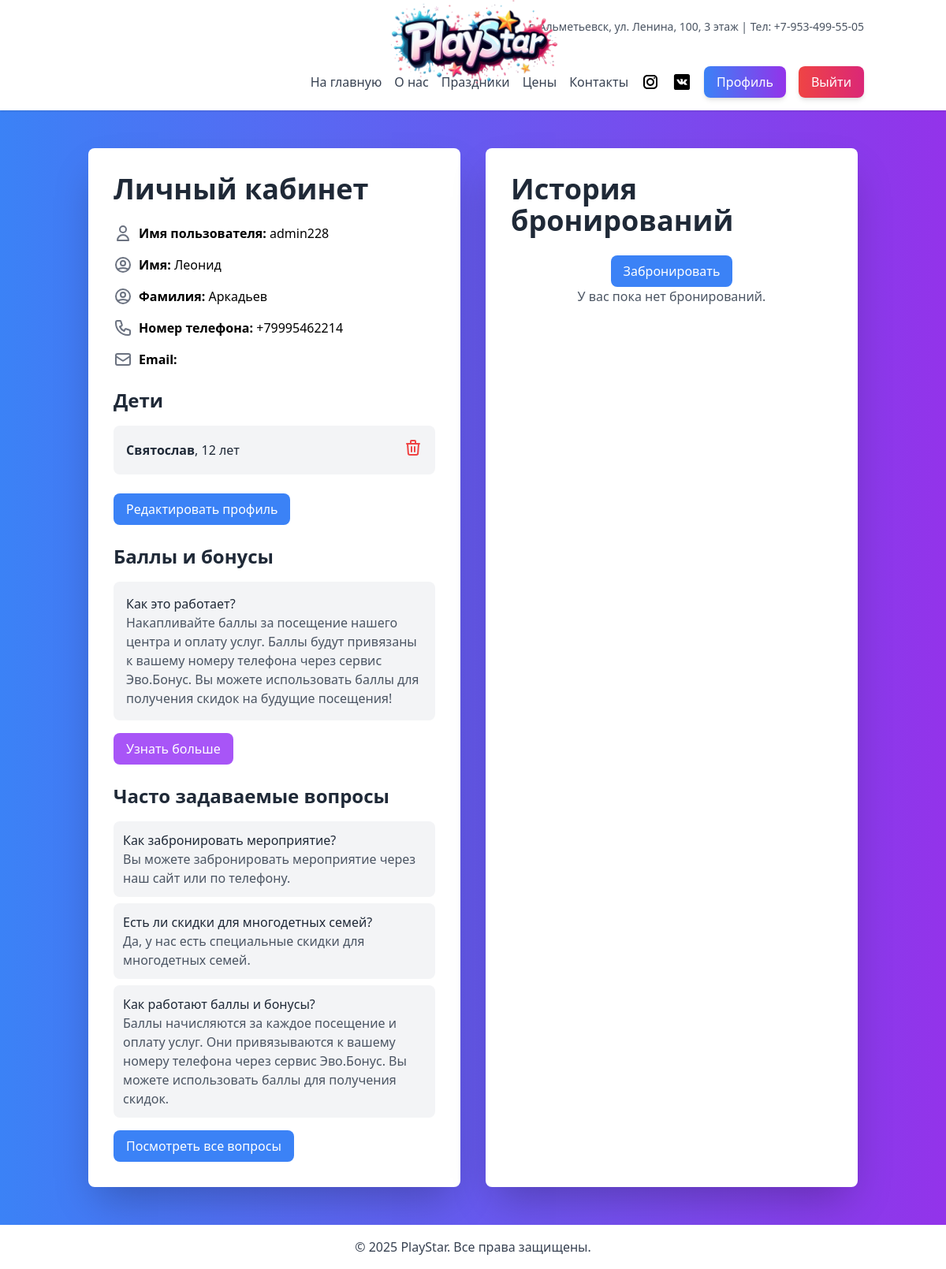
The app's page /accounts/profile/ (signed in), older data.
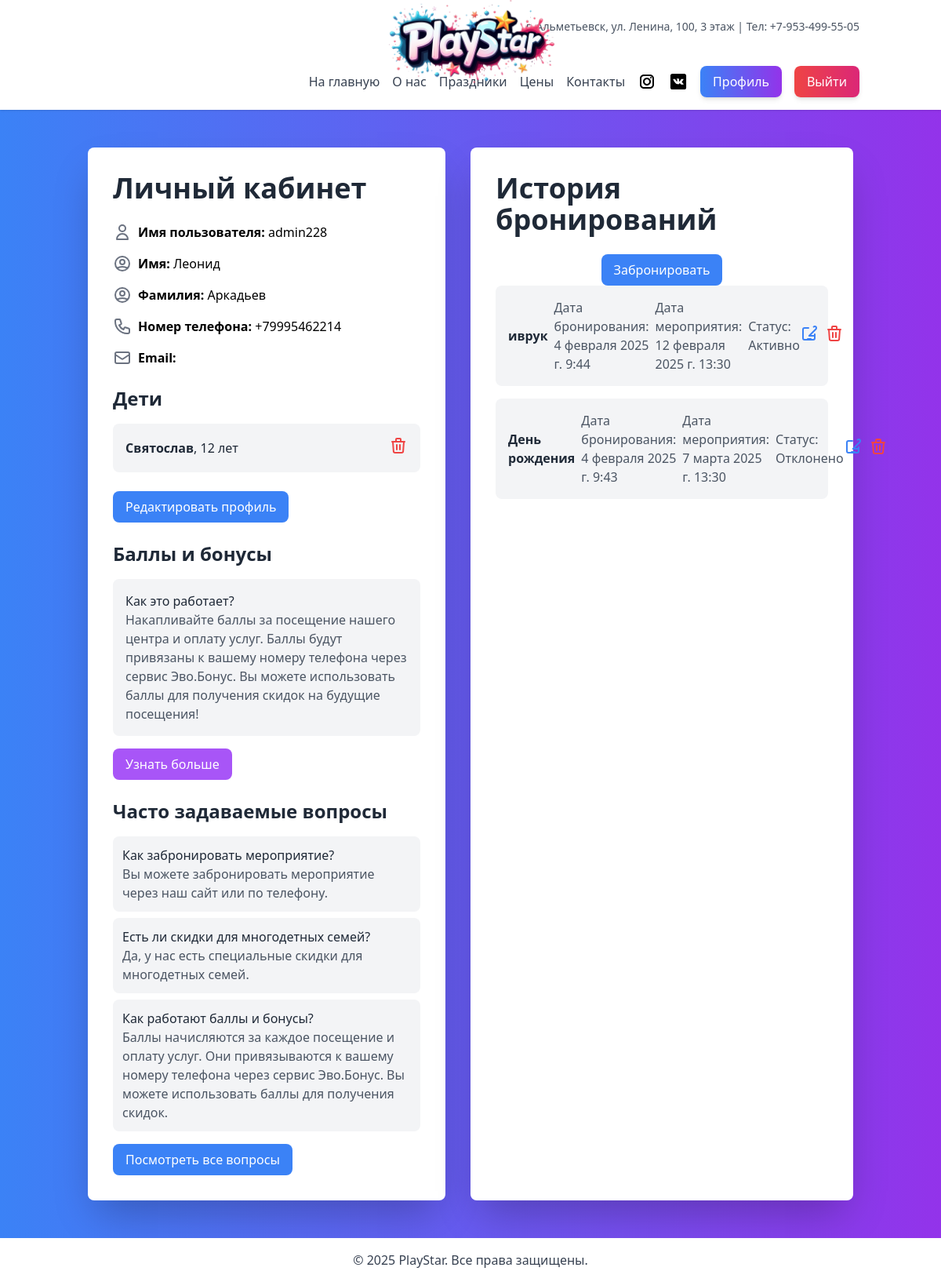
The same page, newer data.
### main/models.py (models this page shows, shortened)
class CustomUser(AbstractUser):
    ROLE_CHOICES = [
        ('CLIENT', 'Клиент'),
        ('STAFF', 'Сотрудник'),
        ('MANAGER', 'Менеджер'),
        ('ADMIN', 'Администратор'),
    ]
    phone_number = models.CharField(max_length=15, unique=True, verbose_name="Номер телефона")
    role = models.CharField(
        max_length=10,
        choices=ROLE_CHOICES,
        default='CLIENT',  # По умолчанию роль "Клиент"
        verbose_name='Роль'
    )

class Child(models.Model):
    profile = models.ForeignKey(Profile, on_delete=models.CASCADE, related_name='children')
    name = models.CharField(max_length=100, verbose_name="Имя ребенка")
    age = models.PositiveIntegerField(verbose_name="Возраст ребенка")
    birthdate = models.DateField(verbose_name="Дата рождения", blank=True, null=True)  # Добавлено поле birthdate
    gender = models.CharField(max_length=10, choices=[('M', 'Male'), ('F', 'Female')], verbose_name="Пол", blank=True, null=True)  # Добавлено поле gender

### bookings/models.py (models this page shows, shortened)
class Booking(models.Model):
    user = models.ForeignKey(settings.AUTH_USER_MODEL, on_delete=models.CASCADE, related_name='bookings')
    event_name = models.CharField(max_length=255, verbose_name='Название мероприятия')
    booking_date = models.DateTimeField(auto_now_add=True, verbose_name='Дата бронирования')
    event_date = models.DateTimeField(verbose_name='Дата мероприятия')
    status = models.CharField(max_length=50, blank=True, null=True, default='Активно', verbose_name='Статус')
    children_count = models.PositiveIntegerField(default=1, blank=True, null=True, verbose_name='Количество детей')
    comment = models.TextField(max_length=255, blank=True, null=True, verbose_name='Комментарий')
    edited_by = models.CharField(max_length=50, blank=True, null=True, verbose_name='Отредактировано')  # Новое поле
    class Meta:
        verbose_name = 'Бронирование'
        verbose_name_plural = 'Бронирования'

### accounts/views.py (the view)
# urls.py: path('profile/', profile, name='profile'),
@login_required
def profile(request):
    user = request.user
    if not hasattr(user, 'profile'):
        Profile.objects.create(user=user)
    bookings = Booking.objects.filter(user=user).order_by('-booking_date')[:5]
    if request.method == 'POST' and 'create_booking' in request.POST:
        booking_form = BookingForm(request.POST)
        if booking_form.is_valid():
            booking = booking_form.save(commit=False)
            booking.user = user  # Привязываем бронирование к текущему пользователю
            booking.save()
            messages.success(request, 'Бронирование успешно создано.')
            return redirect('profile')
        else:
            messages.error(request, 'Ошибка при создании бронирования.')
    else:
        booking_form = BookingForm()
    context = {
        'user': user,
        'bookings': bookings,
        'booking_form': booking_form,  # Передаем форму для создания бронирования
    }
    return render(request, 'accounts/profile.html', context)

### main/templatetags/group_check.py (called while the page is built)
@register.filter(name='has_group')
def has_group(user, group_name):
    if hasattr(user, 'groups'):
        return user.groups.filter(name=group_name).exists()
    return False

### accounts/templates/accounts/profile.html (shortened to what this page needs)
{% extends 'base.html' %}
{% load group_check %}
{% block content %}
<div class="flex space-x-8 max-w-6xl mx-auto">
    <div class="w-1/2 bg-white p-8 rounded-lg shadow-2xl">
        <h2 class="text-4xl font-bold text-gray-800 mb-6">Личный кабинет</h2>
        <div class="space-y-4 text-left">
            <div class="flex items-center space-x-2">
                <svg class="w-6 h-6 text-gray-500" fill="none" stroke="currentColor" viewBox="0 0 24 24">
                    <path stroke-linecap="round" stroke-linejoin="round" stroke-width="2" d="M16 7a4 4 0 11-8 0 4 4 0 018 0zM12 14a7 7 0 00-7 7h14a7 7 0 00-7-7z"></path>
                </svg>
                <p><strong>Имя пользователя:</strong> {{ user.username }}</p>
            </div>
            <div class="flex items-center space-x-2">
                <svg class="w-6 h-6 text-gray-500" fill="none" stroke="currentColor" viewBox="0 0 24 24">
                    <path stroke-linecap="round" stroke-linejoin="round" stroke-width="2" d="M5.121 17.804A13.937 13.937 0 0112 16c2.5 0 4.847.655 6.879 1.804M15 10a3 3 0 11-6 0 3 3 0 016 0zm6 2a9 9 0 11-18 0 9 9 0 0118 0z"></path>
                </svg>
                <p><strong>Имя:</strong> {{ user.first_name }}</p>
            </div>
            <div class="flex items-center space-x-2">
                <svg class="w-6 h-6 text-gray-500" fill="none" stroke="currentColor" viewBox="0 0 24 24">
                    <path stroke-linecap="round" stroke-linejoin="round" stroke-width="2" d="M5.121 17.804A13.937 13.937 0 0112 16c2.5 0 4.847.655 6.879 1.804M15 10a3 3 0 11-6 0 3 3 0 016 0zm6 2a9 9 0 11-18 0 9 9 0 0118 0z"></path>
                </svg>
                <p><strong>Фамилия:</strong> {{ user.last_name }}</p>
            </div>
            <div class="flex items-center space-x-2">
                <p><strong>Номер телефона:</strong> {{ user.phone_number }}</p>
            </div>
            <div class="flex items-center space-x-2">
                <svg class="w-6 h-6 text-gray-500" fill="none" stroke="currentColor" viewBox="0 0 24 24">
                    <path stroke-linecap="round" stroke-linejoin="round" stroke-width="2" d="M3 8l7.89 5.26a2 2 0 002.22 0L21 8M5 19h14a2 2 0 002-2V7a2 2 0 00-2-2H5a2 2 0 00-2 2v10a2 2 0 002 2z"></path>
                </svg>
                <p><strong>Email:</strong> {{ user.email }}</p>
            </div>
        </div>
        <div class="mt-6">
            <h3 class="text-2xl font-bold text-gray-800 mb-4">Дети</h3>
            {% if user.profile.children.all %}
                <ul class="space-y-4">
                    {% for child in user.profile.children.all %}
                        <li class="flex justify-between items-center bg-gray-100 p-4 rounded-lg">
                            <div>
                                <p class="text-gray-800"><strong>{{ child.name }}</strong>, {{ child.age }} лет</p>
                            </div>
                            <form action="{% url 'delete_child' child.id %}" method="post" class="inline">
                                <button type="submit" class="text-red-500 hover:text-red-700">
                                    <svg xmlns="http://www.w3.org/2000/svg" class="h-6 w-6" fill="none" viewBox="0 0 24 24" stroke="currentColor">
                                        <path stroke-linecap="round" stroke-linejoin="round" stroke-width="2" d="M19 7l-.867 12.142A2 2 0 0116.138 21H7.862a2 2 0 01-1.995-1.858L5 7m5 4v6m4-6v6m1-10V4a1 1 0 00-1-1h-4a1 1 0 00-1 1v3M4 7h16" />
                                    </svg>
                                </button>
                            </form>
                        </li>
                    {% endfor %}
                </ul>
            {% else %}
                <p class="text-gray-600">Дети не добавлены.</p>
            {% endif %}
        </div>
        <div class="mt-6 space-x-4">
            <a href="{% url 'profile_edit' %}" class="inline-block bg-blue-500 text-white py-2 px-4 rounded-lg hover:bg-blue-600 transition duration-300">
                Редактировать профиль
            </a>
        </div>
        <div class="mt-6">
            <h3 class="text-2xl font-bold text-gray-800 mb-4">Баллы и бонусы</h3>
            <div class="bg-gray-100 p-4 rounded-lg">
                <p class="text-gray-800 font-medium">Как это работает?</p>
                <p class="text-gray-600">
                    Накапливайте баллы за посещение нашего центра и оплату услуг. Баллы будут привязаны к вашему номеру телефона через сервис Эво.Бонус.
                    Вы можете использовать баллы для получения скидок на будущие посещения!
                </p>
            </div>
            <a href="#" class="inline-block mt-4 bg-purple-500 text-white py-2 px-4 rounded-lg hover:bg-purple-600 transition duration-300">
                Узнать больше
            </a>
        </div>
        <div class="mt-6">
            <h3 class="text-2xl font-bold text-gray-800 mb-4">Часто задаваемые вопросы</h3>
            <ul class="space-y-2">
                <li class="bg-gray-100 p-3 rounded-lg">
                    <p class="text-gray-800 font-medium">Как забронировать мероприятие?</p>
                    <p class="text-gray-600">Вы можете забронировать мероприятие через наш сайт или по телефону.</p>
                </li>
                <li class="bg-gray-100 p-3 rounded-lg">
                    <p class="text-gray-800 font-medium">Есть ли скидки для многодетных семей?</p>
                    <p class="text-gray-600">Да, у нас есть специальные скидки для многодетных семей.</p>
                </li>
                <li class="bg-gray-100 p-3 rounded-lg">
                    <p class="text-gray-800 font-medium">Как работают баллы и бонусы?</p>
                    <p class="text-gray-600">
                        Баллы начисляются за каждое посещение и оплату услуг. Они привязываются к вашему номеру телефона через сервис Эво.Бонус.
                        Вы можете использовать баллы для получения скидок.
                    </p>
                </li>
            </ul>
            <a href="#" class="inline-block mt-4 bg-blue-500 text-white py-2 px-4 rounded-lg hover:bg-blue-600 transition duration-300">
                Посмотреть все вопросы
            </a>
        </div>
    </div>
    <div class="w-1/2 bg-white p-8 rounded-lg shadow-2xl">
        <h2 class="text-4xl font-bold text-gray-800 mb-6">История бронирований</h2>
<div class="flex justify-center w-full">
    <button onclick="openModal()" class="bg-blue-500 text-white py-2 px-4 rounded-lg hover:bg-blue-600 transition duration-300">
        Забронировать
    </button>
</div>
        {% if bookings %}
            <ul class="space-y-4">
                {% for booking in bookings %}
                    <li class="bg-gray-100 p-4 rounded-lg flex items-center justify-between">
                        <div class="flex items-center space-x-2">
                            <p class="text-gray-800"><strong>{{ booking.event_name }}</strong></p>
                            <p class="text-gray-600">Дата бронирования: {{ booking.booking_date }}</p>
                            <p class="text-gray-600">Дата мероприятия: {{ booking.event_date }}</p>
                            <p class="text-gray-600">Статус: {{ booking.status }}</p>
                        </div>
                        <div class="flex space-x-2">
                            <a href="{% url 'edit_booking' booking.id %}" class="text-blue-500 hover:text-blue-700">
                                <svg xmlns="http://www.w3.org/2000/svg" class="h-6 w-6" fill="none" viewBox="0 0 24 24" stroke="currentColor">
                                    <path stroke-linecap="round" stroke-linejoin="round" stroke-width="2" d="M11 5H6a2 2 0 00-2 2v11a2 2 0 002 2h11a2 2 0 002-2v-5m-1.414-9.414a2 2 0 112.828 2.828L11.828 15H19m-9 4h4" />
                                </svg>
                            </a>
                            <form action="{% url 'delete_booking' booking.id %}" method="post" class="inline">
                                <button type="submit" class="text-red-500 hover:text-red-700">
                                    <svg xmlns="http://www.w3.org/2000/svg" class="h-6 w-6" fill="none" viewBox="0 0 24 24" stroke="currentColor">
                                        <path stroke-linecap="round" stroke-linejoin="round" stroke-width="2" d="M19 7l-.867 12.142A2 2 0 0116.138 21H7.862a2 2 0 01-1.995-1.858L5 7m5 4v6m4-6v6m1-10V4a1 1 0 00-1-1h-4a1 1 0 00-1 1v3M4 7h16" />
                                    </svg>
                                </button>
                            </form>
                        </div>
                    </li>
                {% endfor %}
            </ul>
        {% else %}
            <p class="text-gray-600 text-center">У вас пока нет бронирований.</p>
        {% endif %}
    </div>
</div>
{% endblock %}

### templates/base.html (shortened to what this page needs)
{% load static %}
<!DOCTYPE html>
<html lang="ru">
<head>
    <script src="https://cdn.tailwindcss.com"></script>
</head>
<body class="bg-gradient-to-r from-blue-500 to-purple-600 min-h-screen flex flex-col">
    <header class="bg-white shadow">
        <div class="relative py-4 md:py-6">
            <div class="container mx-auto flex justify-between items-center px-4">
                <div class="hidden md:flex justify-end w-full text-sm text-gray-600">
                    <p>
                        г. Альметьевск, ул. Ленина, 100, 3 этаж | Тел: +7-953-499-55-05
                    </p>
                </div>
            </div>
            <div class="absolute left-0 md:left-1/2 transform md:-translate-x-1/2 top-0 ml-4 md:ml-0">
                <img src="{% static 'main/img/logo.png' %}" alt="logo" class="h-16 w-auto object-contain md:h-28">
            </div>
        </div>
        <div class="container mx-auto flex justify-between items-center px-4 py-2 md:py-4">
            <nav class="hidden md:flex items-center space-x-4 ml-auto">
                <a href="{% url 'index' %}" class="text-gray-700 hover:text-blue-600">На главную</a>
                <a href="#about" class="text-gray-700 hover:text-blue-600">О нас</a>
                <a href="#events" class="text-gray-700 hover:text-blue-600">Праздники</a>
                <a href="#prices" class="text-gray-700 hover:text-blue-600">Цены</a>
                <a href="#contact" class="text-gray-700 hover:text-blue-600">Контакты</a>
            </nav>
            <div class="flex items-center space-x-4 ml-4">
                <div class="hidden md:flex space-x-4">
                    <a href="https://instagram.com/playstaralmet" target="_blank">
                        <img src="{% static 'main/img/svg/inst_icon_nav.svg' %}" alt="Instagram" class="h-6 w-6">
                    </a>
                    <a href="https://vk.com/almet_playstar" target="_blank">
                        <img src="{% static 'main/img/svg/vk_icon_nav.svg' %}" alt="ВКонтакте" class="h-6 w-6">
                    </a>
                </div>
                {% if user.is_authenticated %}
                    <a href="{% url 'profile' %}" class="bg-gradient-to-r from-blue-500 to-purple-600 text-white py-2 px-4 rounded-lg shadow-md hover:from-blue-600 hover:to-purple-700 transition duration-300">
                        Профиль
                    </a>
                    <form action="{% url 'logout' %}" method="post" class="inline">
                        <button type="submit" class="bg-gradient-to-r from-red-500 to-pink-600 text-white py-2 px-4 rounded-lg shadow-md hover:from-red-600 hover:to-pink-700 transition duration-300">
                            Выйти
                        </button>
                    </form>
                {% endif %}
            </div>
        </div>
    </header>
    <main class="container mx-auto px-6 py-12 flex-grow">
        {% block content %}{% endblock %}
    </main>
    <footer class="bg-white shadow-lg mt-auto">
        <div class="container mx-auto px-6 py-4 text-center">
            <p class="text-gray-700">© 2025 PlayStar. Все права защищены.</p>
        </div>
    </footer>
</body>
</html>

Row changes from the older to the newer data that the page shows:
added Booking: event_name "иврук", booking_date "4 февраля 2025 г. 9:44", event_date "12 февраля 2025 г. 13:30", status "Активно"
added Booking: event_name "День рождения", booking_date "4 февраля 2025 г. 9:43", event_date "7 марта 2025 г. 13:30", status "Отклонено"
Text that changed along with them:
text no longer shown: "У вас пока нет бронирований."
